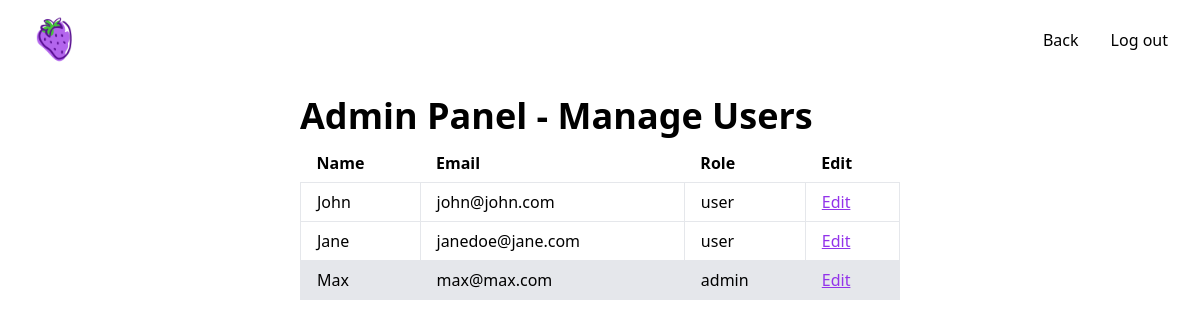
The page /admin/users/index.php (signed in) on the database its author committed.
### tables this page shows
CREATE TABLE `users`(
    `id` INT NOT NULL AUTO_INCREMENT PRIMARY KEY,
    `name` VARCHAR(33) NOT NULL,
    `email` VARCHAR(33) NOT NULL UNIQUE,
    `password` VARCHAR(255) NOT NULL,
    `role` ENUM('deleted', 'user', 'admin') NOT NULL DEFAULT 'user'
);

### admin/users/index.php (the view, shortened to what this page needs)
<?php
require_once('../../lib/utils/conn.php');
$query = "SELECT * FROM users";
$res = mysqli_query($conn, $query) or die("Query failed: " . mysqli_error($conn));
?>
<html>
<head>
    <link href="../../lib/css/output.css" rel="stylesheet" />
</head>
<body>
    <nav class="fixed z-40 flex items-center justify-between w-full px-8 py-4 mx-auto text-black bg-transparent backdrop-blur-sm">
        <div>
            <img src="../../lib/assets/strawberry.png" alt="egg" class="w-12 rounded-full aspect-auto">
        </div>
        <div class="flex space-x-8">
            <a href="../">Back</a>
            <a href="../../auth/log-out.php">Log out</a>
        </div>
    </nav>
    <div class="grid place-items-center">
        <div class="flex flex-col gap-2 mt-24 min-w-[50%] max-w-6xl">
            <h1 class="h1">Admin Panel - Manage Users</h1>
            <table class="table-auto">
                <thead class="text-left">
                    <tr>
                        <th class="px-4 py-2">Name</th>
                        <th class="px-4 py-2">Email</th>
                        <th class="px-4 py-2">Role</th>
                        <th class="px-4 py-2">Edit</th>
                    </tr>
                </thead>
                <tbody>
                    <?php
                    while ($row = mysqli_fetch_array($res)) {
                        $name = $row['name'];
                        $email = $row['email'];
                        $role = $row['role'];
                        $id = $row['id'];
                        echo "<tr" . ($id === $_SESSION['user']['id'] ? " class='bg-gray-200' "  : '') . ">" .
                            "<td class='px-4 py-2 border'>$name</td>
                        <td class='px-4 py-2 border'>$email</td>
                        <td class='px-4 py-2 border'>$role</td>
                        <td class='px-4 py-2 border'><a class='link' href='../../user/edit?id=$id&redirect=../../admin/users'>Edit</a></td>
                        </tr>";
                    }
                    ?>
                </tbody>
            </table>
        </div>
    </div>
</body>
</html>

### rows shown on the page
users: name "John", email "john@john.com", role "user"
users: name "Jane", email "janedoe@jane.com", role "user"
users: name "Max", email "max@max.com", role "admin"
